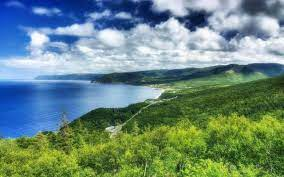
#> input picture scenery1.jpeg, 284 x 177 px
$ jupyter execute 'task 4.2.ipynb'
#> lines starting #> are read from the running program, lines starting #| are printed output that depends on the picture
[cell 1]
import numpy
import cv2

[cell 2]
A = cv2.imread("scenery1.jpeg")
#> A is the input picture: shape (177, 284, 3); mean B, G, R 127.1, 137.2, 106.9

[cell 3]
A.shape
#> Out = (177, 284, 3)

[cell 4]
B = cv2.imread("scenery2.jpg")
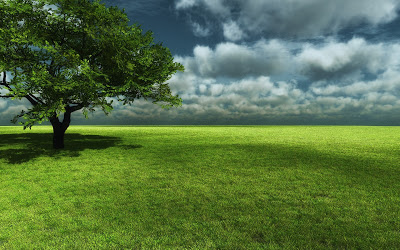
#> input picture scenery2.jpg, 400 x 250 px
#> B is the input picture: shape (250, 400, 3); mean B, G, R 67, 114.6, 86.9

[cell 5]
B.shape
#> Out = (250, 400, 3)

[cell 6]
a1=cv2.resize(A, (150, 250) )
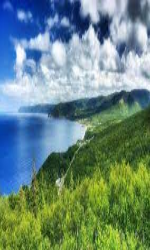
#> a1: shape (250, 150, 3); mean B, G, R 127, 137.1, 106.8

[cell 7]
b1=cv2.resize(B, (150, 250) )
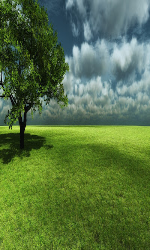
#> b1: shape (250, 150, 3); mean B, G, R 67.1, 114.7, 87.1

[cell 8]
a1.shape
#> Out = (250, 150, 3)

[cell 9]
b1.shape
#> Out = (250, 150, 3)

[cell 10]
cv2.imshow("A",a1 )
cv2.waitKey()
cv2.destroyAllWindows()

[cell 11]
cv2.imshow("B",b1 )
cv2.waitKey()
cv2.destroyAllWindows()

[cell 12]
croppedA= a1[:, 0:150]
cv2.imshow("A Croppped", croppedA)
cv2.waitKey()
cv2.destroyAllWindows()

[cell 13]
croppedB= b1[ :, 0:150]
cv2.imshow("B Croppped", croppedA)
cv2.waitKey()
cv2.destroyAllWindows()

[cell 14]
swapped= numpy.hstack((croppedA, croppedB))
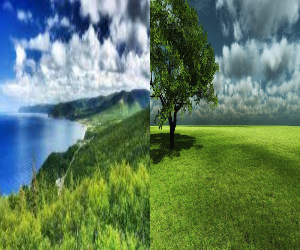
#> swapped: shape (250, 300, 3); mean B, G, R 97.1, 125.9, 96.9

[cell 15]
cv2.imshow("Swappaed and Merged 1", swapped)
cv2.waitKey()
cv2.destroyAllWindows()

[cell 16]
croppedB= b1[:, 10:150 ]
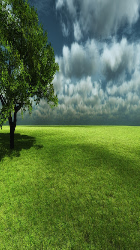
#> croppedB: shape (250, 140, 3); mean B, G, R 68.5, 114.9, 87.3

[cell 17]
croppedA= a1[:, 10:150]
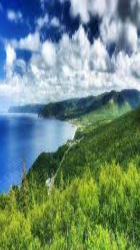
#> croppedA: shape (250, 140, 3); mean B, G, R 123.8, 138.2, 109.5

[cell 18]
swapped2= numpy.hstack([croppedB, croppedA])
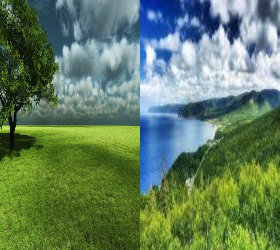
#> swapped2: shape (250, 280, 3); mean B, G, R 96.2, 126.6, 98.4
